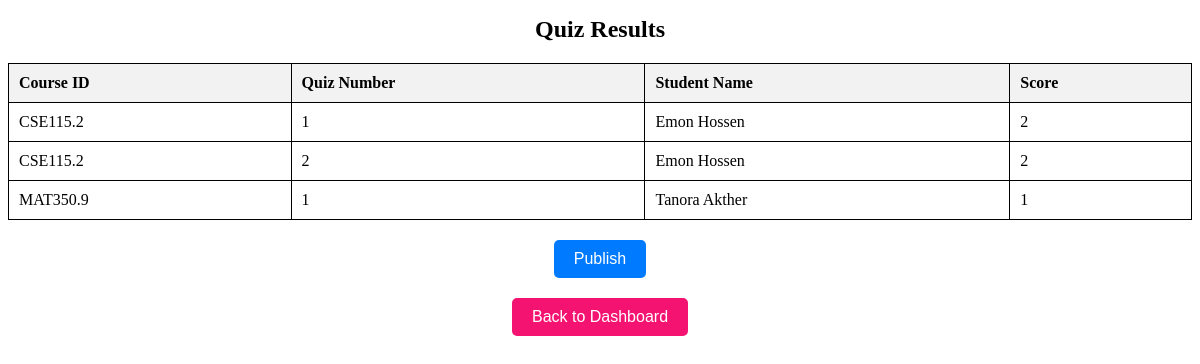
The page /quiz_result.php on the database its author committed.
### tables this page shows
CREATE TABLE `quiz_result` (
  `Course_ID` varchar(20) NOT NULL,
  `Quiz_NO` int(11) NOT NULL,
  `Score` int(11) NOT NULL,
  `Student_ID` int(11) NOT NULL,
  `CourseName` varchar(50) NOT NULL
);

CREATE TABLE `userinfo` (
  `UserID` varchar(50) NOT NULL,
  `First_Name` varchar(50) NOT NULL,
  `Last_Name` varchar(50) NOT NULL,
  `Role` enum('Student','Instructor') NOT NULL,
  `Email` varchar(50) NOT NULL,
  `Password` varchar(300) NOT NULL
);

### quiz_result.php (the view, shortened to what this page needs)
<?php
$servername = "localhost";
$username = "root";
$password = "";
$dbname = "learning_platform";
$conn = new mysqli($servername, $username, $password, $dbname);
$sql = "SELECT qr.Course_ID, qr.Quiz_NO, qr.Score, u.UserID AS StudentID, u.First_Name, u.Last_Name
        FROM quiz_result qr
        JOIN student s ON qr.Student_ID = s.StudentID
        JOIN userinfo u ON s.UserID = u.UserID
        ORDER BY qr.Course_ID, qr.Quiz_NO, s.StudentID";
$result = $conn->query($sql);
if ($result->num_rows > 0) {
    echo "<!DOCTYPE html>
    <html lang='en'>
    <head>
        <meta charset='UTF-8'>
        <meta name='viewport' content='width=device-width, initial-scale=1.0'>
        <title>Quiz Results</title>
        <style>
            table {
                width: 100%;
                border-collapse: collapse;
                margin-top: 20px;
            }
            table, th, td {
                border: 1px solid black;
            }
            th, td {
                padding: 10px;
                text-align: left;
            }
            th {
                background-color: #f2f2f2;
            }
            h1 {
                text-align: center;
                font-size: 24px;
            }
            .publish-btn {
                background-color: #007bff;
                color: white;
                padding: 10px 20px;
                font-size: 16px;
                border: none;
                cursor: pointer;
                display: block;
                margin: 20px auto;
                text-align: center;
                border-radius: 5px;
            }
            .publish-btn:hover {
                background-color: #0056b3;
            }
            .back-btn {
                background-color: #f41371;
                color: white;
                padding: 10px 20px;
                font-size: 16px;
                border: none;
                cursor: pointer;
                display: block;
                margin: 20px auto;
                text-align: center;
                border-radius: 5px;
            }
            .back-btn:hover {
                background-color: #ff5252;
            }
            .message {
                color: green;
                font-weight: bold;
                text-align: center;
                display: none;
            }
        </style>
    </head>
    <body>
        <h1>Quiz Results</h1>
        <table>
            <tr>
                <th>Course ID</th>
                <th>Quiz Number</th>
                <th>Student Name</th>
                <th>Score</th>
            </tr>";
    while($row = $result->fetch_assoc()) {
        echo "<tr>
                <td>" . $row["Course_ID"]. "</td>
                <td>" . $row["Quiz_NO"]. "</td>
                <td>" . $row["First_Name"] . " " . $row["Last_Name"] . "</td>
                <td>" . $row["Score"] . "</td>
              </tr>";
    }
    echo "</table>";
    echo "<button class='publish-btn' onclick='publishResults()'>Publish</button>";
    echo "<button class='back-btn' onclick='window.location.href=\"instructor_dashboard.html\"'>Back to Dashboard</button>";
    echo "</body>
    </html>";
} else {
    echo "<p>No results found</p>";
}
?>

### quiz_result.php (style rules this page uses)
table { width: 100%; border-collapse: collapse; margin-top: 20px; }
table, th, td { border: 1px solid black; }
th, td { padding: 10px; text-align: left; }
th { background-color: #f2f2f2; }
h1 { text-align: center; font-size: 24px; }
.publish-btn { background-color: #007bff; color: white; padding: 10px 20px; font-size: 16px; border: none; cursor: pointer; display: block; margin: 20px auto; text-align: center; border-radius: 5px; }
.back-btn { background-color: #f41371; color: white; padding: 10px 20px; font-size: 16px; border: none; cursor: pointer; display: block; margin: 20px auto; text-align: center; border-radius: 5px; }

### rows shown on the page
quiz_result: Course_ID "CSE115.2", Quiz_NO "1", userinfo.First_Name "Emon", userinfo.Last_Name "Hossen", Score "2"
quiz_result: Course_ID "CSE115.2", Quiz_NO "2", userinfo.First_Name "Emon", userinfo.Last_Name "Hossen", Score "2"
quiz_result: Course_ID "MAT350.9", Quiz_NO "1", userinfo.First_Name "Tanora", userinfo.Last_Name "Akther", Score "1"
